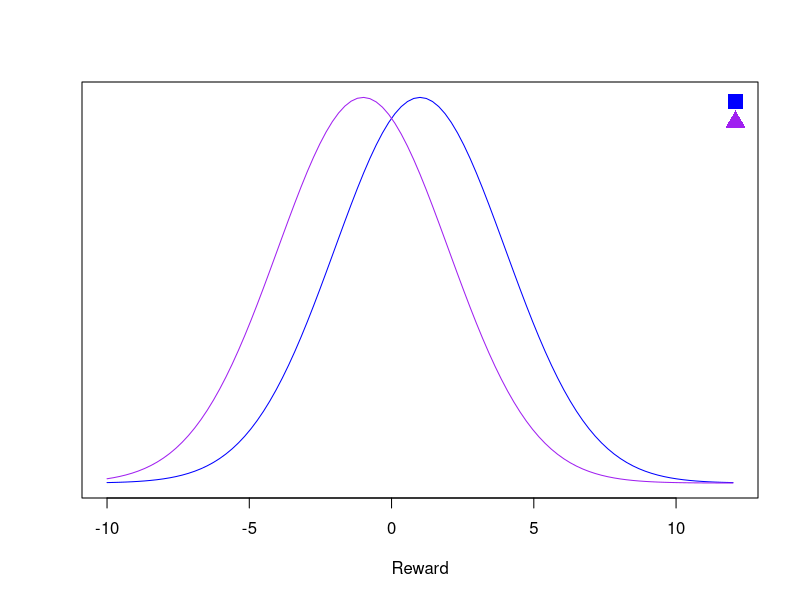
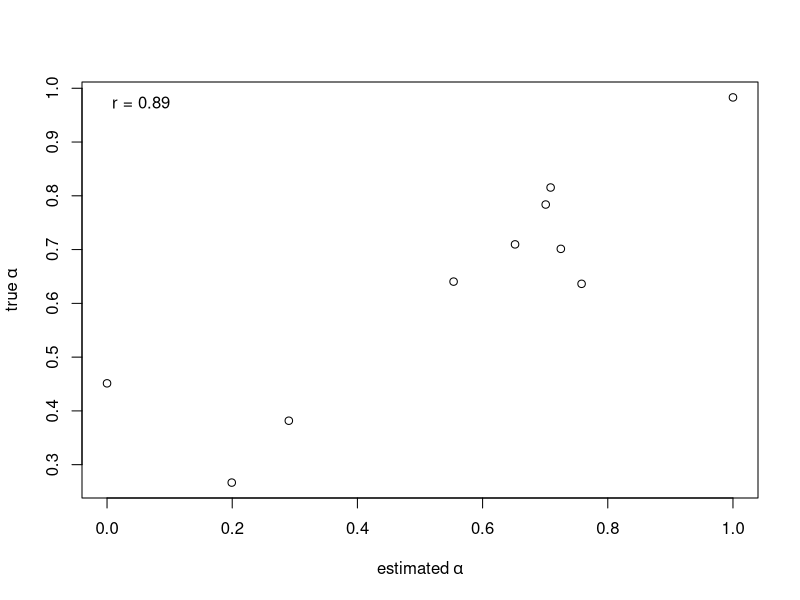
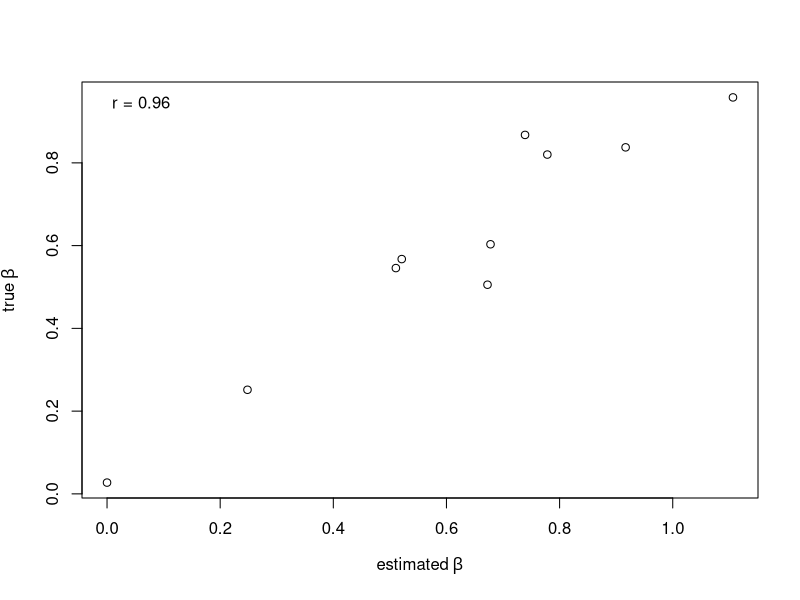

The R script that drew these images, in order:
#' @author Sean Devine
#' @date 10-2021
#' 
#' For the intro to MLE tutorial presented at Concordia University, Montreal, 10-2021
#' First part of the code simulates data from a simple learning task using a delta-learning 
#' rule RL model with a softmax choice function.
#' Second part fits the model to the simulated data
#' Third and fourth part visualize the parameter recovery and nested model comparison respectively


# Simulate data -----------------------------------------------------------
# Skip this part if you are just interested in the model fitting 

# Simulation parameters
set.seed(2021)    # Random seed for replication
N = 10            # Number of subject
Nt  = 200         # Number of trials 
mu = c(1, -1)     # Mean payoff for choices 1 and 2 
sigma = 3         # SD of payoff distributions

# Visualize reward curves
curve(dnorm(x, mu[1], sigma), -10, 12, xlab='Reward', ylab = '', yaxt='n', col='blue')
curve(dnorm(x, mu[2], sigma), -10, 12, xlab='Reward', ylab = '', yaxt='n', col='purple', add=T)
legend('topright', bty='n', col=c('blue', 'purple'), pch = c(15, 17), legend=c('',''), pt.cex = 2)

lr = runif(N)              # True learning rates
invtemp = runif(N)         # True inverse temperatures

data = data.frame(stringsAsFactors = F) # initialize data frame
for(id in 1:N){
  
  cat('Simulating data for subject', id, 'out of', N, '\n')

  V = c(0, 0) # Initial expected value
  
  for(t in 1:Nt) {
    ev  = exp(invtemp[id]*V) # expected value
    sev = sum(ev)
    p   = ev/sev            # probability each choice
    
    # Simulate choice based on calculated probabilitu
    choice = sample(c(1,2), size = 1, prob = p)
    
    # Sample from normal distribution with mean = mu[choice]
    outcome <- round(rnorm(1, mean = mu[choice], sd = sigma), 2)
    
    # Delta-rule learning
    V[choice] <- V[choice] + lr[id] * (outcome - V[choice])
    
    data = rbind(data, data.frame(id=id, t=t, choice=choice, outcome=outcome, stringsAsFactors = F))
  }
 }

# Fit ---------------------------------------------------------------------

# Prepare containers to store parameter estimates
a_hat = c()
b_hat = c()

# Loops through subjects
for(id in unique(data$id)) {
  
  cat('Fitting data for subject', id, 'out of', N, '\n')
  
  # Extract relevant variables for this subject 
  choices = data$choice[data$id==id]
  outcomes = data$outcome[data$id==id]
  trials = data$t[data$id==id]
  
  # Define the log-likelihood function used for MLE
  obfunc <- function(params)  {
    
    # Set up params with readable names
    alpha = params[1]
    beta = params[2]
    
    # Initialize expected value
    V <- c(0, 0)
    
    # loop through each trial and compute log-likelihood
    probs = c()
    for(t in trials) {
      # Softmax
      ev  = exp(beta*V)                # expected value
      sev = sum(ev)
      p   = ev/sev                     # probability each choice
      probs[t] = log(p[choices[t]])    # probability of the choice the subject actually made
      
      # Value update
      V[choices[t]] = V[choices[t]] + alpha*(outcomes[t] - V[choices[t]])
    }
    
    # return the summed (minus) log-likelihood, because optim minimizes by default
    return(-sum(probs))
  }
  
  
  # Use optim to minimize the (minus) log-likelihood function
  x0 = runif(2) # starting point for alpha and beta
  opt = optim(fn=obfunc, par=x0, method='L-BFGS-B', lower=c(0,0), upper=c(1, Inf), hessian=T)
  a_hat[id] = opt$par[1]
  b_hat[id] = opt$par[2]
  
  # Get 95% CI using Hessian matrix
  stderr = diag(sqrt(1/opt$hessian))
  upperbound = opt$par+1.96*stderr
  lowerbound = opt$par-1.96*stderr
  CI = matrix(c(lowerbound, upperbound), ncol=2, 
              dimnames = list(c('alpha', 'beta'),
                              c('2.5%', '97.5%')))
}


# Parameter Recovery ------------------------------------------------------

plot(a_hat, lr, xlab=expression(estimated~alpha), ylab=expression(true~alpha))
r = cor(a_hat,lr)
legend('topleft', bty='n', legend=paste0('r = ', round(r, 2)))

plot(b_hat, invtemp,xlab=expression(estimated~beta), ylab=expression(true~beta))
r = cor(b_hat, invtemp)
legend('topleft', bty='n', legend=paste0('r = ', round(r, 2)))


# Nested model comparison -------------------------------------------------
# You can run the above model with beta = 1 instead of as a free parameter to get LLreduced! 
# Just trust me for now that it is this

# Remember! These are negative LL, so lower is better (i.e., more likely)
LLreduced = 35.8733
LLfull = 35.71921
deviance = -2*(LLfull-LLreduced)
p = pchisq(deviance, 1, lower.tail = F)




